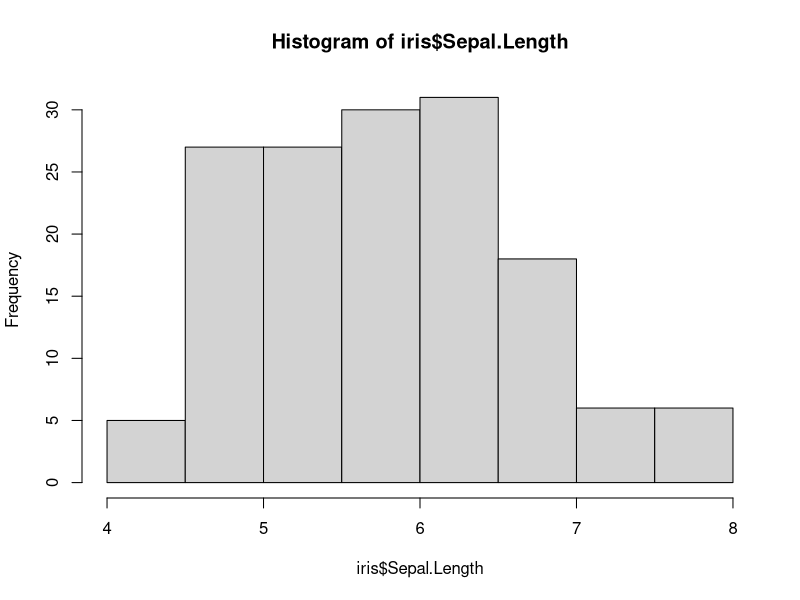
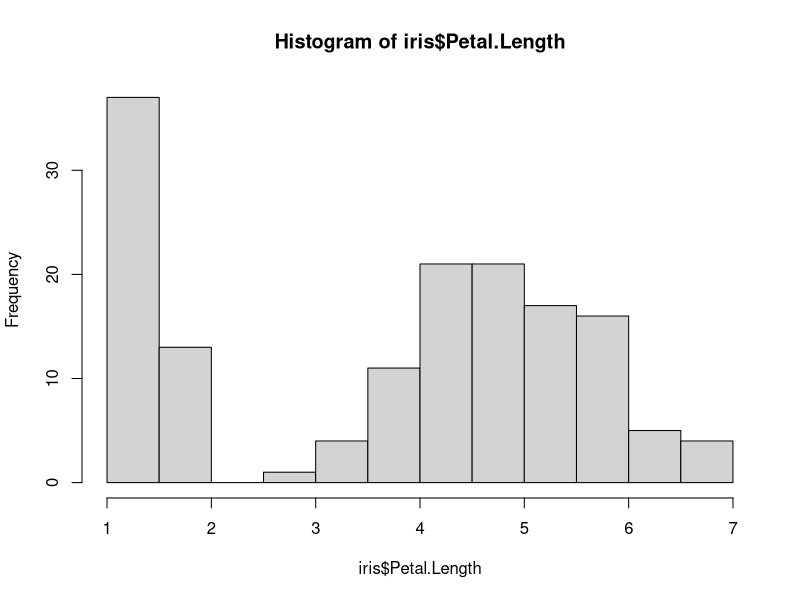
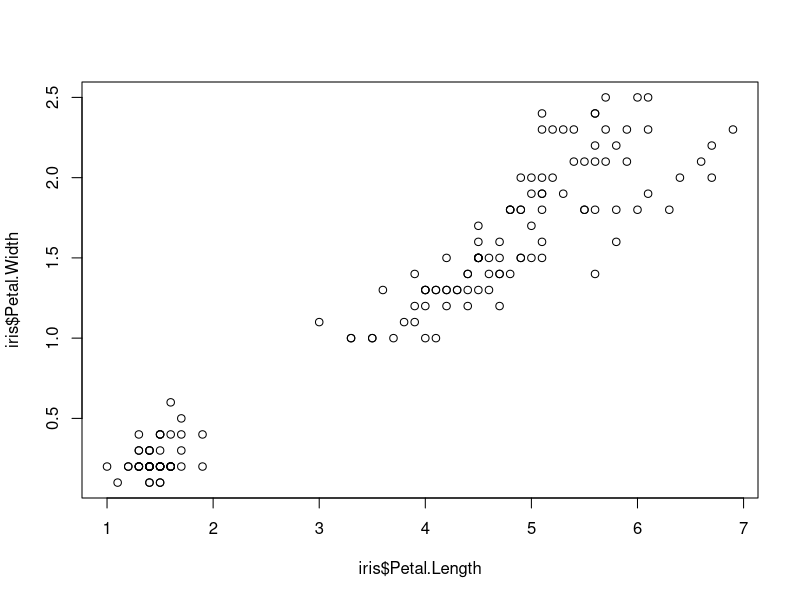
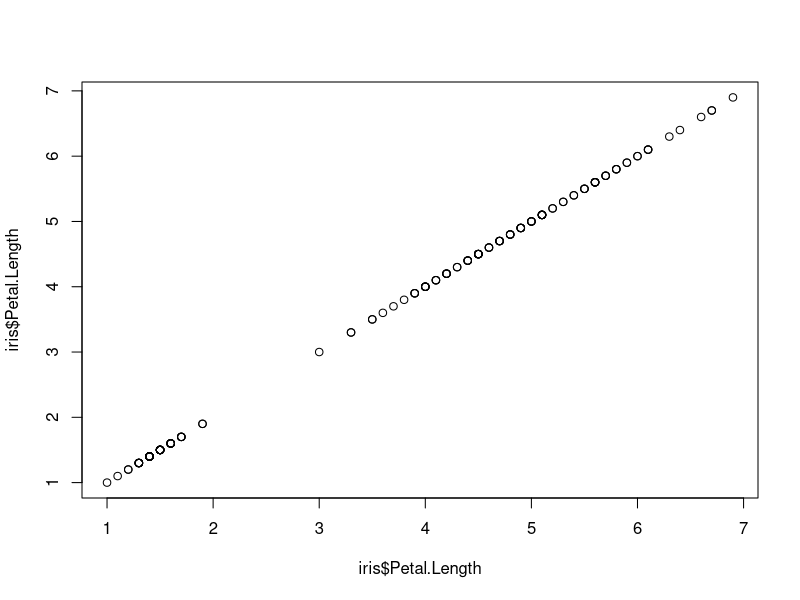

Recreate these plots in R, in order. (Note: this script raises an error after producing the figures.)
2+2

# Everything after a hashtag is a "comment"

# It's not execiuted as computer code

# Be sure to always comment your code so that
#later, your remember what the heck is going on!

# often, we want to save stuff
# do this with the "assignment" operator

#       <-  

23.545612


# Let's store this long number as a variable
# PIck a name:  numberIcareAbout

numberIcareAbout <- 23.545612

numberIcareAbout

a <- 2
b <- 6


a+b


# R has lots of built-in datasets for experimentation

# Let's look at the "iris" dataset.  It's a built-in dataset
# that contains measurments taken about 150 iris flowers in 
# the 1950s

head(iris)


# I want a histogram of the sepal lengths for iris

# first, here's how choose a variable.  do it with "$"

iris$Sepal.Length

hist(iris$Sepal.Length)

# Sultan's question:  what's wrong

hist(iris$Petal.Length)

head(iris)

# The above are examples of "functions"

# the name comes first

# the "input" comes in the ()

# The inputs are called "arguments"

#Some functions take multiple agruments

#Ex:  make a scatterplot of petal length and 
# petal width:

plot(iris$Petal.Length, iris$Petal.Width)

# SPot the mistake:

plot(iris$Petal.Length, iris$Petal.Length)

# the above is a great reason to always use scripts!!


# Other useful functions: mean, median, mode, stdev
# Most of them have easy-to guess names

# Example: find the mean sepal length of iris


mean(iris$Sepal.Length)

# Example:  find the standard deviation of sepal length

standarddeviation(iris$Sepal.Length)

sd(iris$Sepal.Length)


# Last cool function: summary

summary(iris$Sepal.Length)


# Packages are collection of functions that we load in 
# to the R environment

# Packages let us add new functions (thus, new capability)
# to R

# Two steps to loading a package.  

# First, install.  I do this in the console, becuase
# you only do it once.  

# Second, you need to import it into your environment
# Do this with the "library()" command.

library(dplyr)


## ONe of the coolest features of dplyr is the
# "pipe"   

#  Sybol:    %>%  

# We use the pipe to "chain together" output

hist(iris$Sepal.Length)

# we could do this with a pipe:

iris$Sepal.Length %>% hist

# These are identical!

# If you need to perform multiple operations on
# data, pipes are way easier.  We'll see examples

library(ggplot2)

# Example:  Let's use ggplot to make a histogram 
# of iris sepal lengths

ggplot(iris, aes(Sepal.Length))+
  geom_histogram()


# Example:  scatter plot of sepal length vs
# sepal width

ggplot(iris, aes(Sepal.Length, Sepal.Width))+
  geom_point()

icouldcallthiswhatev <- read.csv("GarlicMustardData.csv")

View(icouldcallthiswhatev)

icouldcallthiswhatev

help(geom_point)


ggplot(iris, aes(Sepal.Length))+
  geom_histogram()+
  labs(title="This is an example")

unique(GarlicMustardData$Region)

